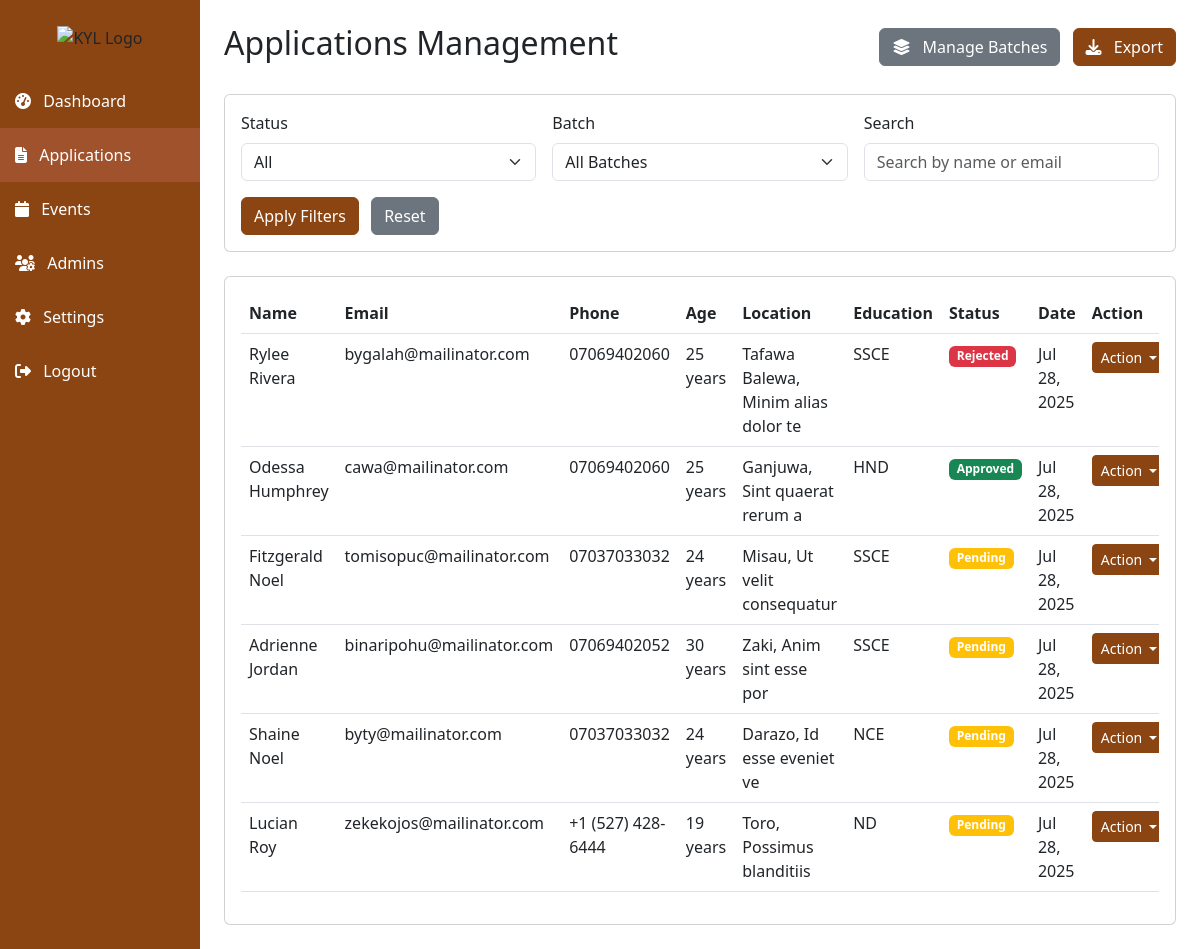
The app's page /admin/applications.php (signed in) with its own data.
### tables this page shows
CREATE TABLE `fellowship_applications` (
  `id` int(11) NOT NULL,
  `full_name` varchar(255) NOT NULL,
  `birth_date` date NOT NULL,
  `gender` varchar(10) NOT NULL,
  `state` varchar(50) NOT NULL,
  `local_government` varchar(50) NOT NULL,
  `ward` varchar(100) NOT NULL,
  `phone` varchar(20) NOT NULL,
  `email` varchar(255) NOT NULL,
  `residential_address` text NOT NULL,
  `education_level` varchar(50) NOT NULL,
  `institution_name` varchar(255) NOT NULL,
  `course_of_study` varchar(255) NOT NULL,
  `graduation_year` int(11) DEFAULT NULL,
  `current_occupation` varchar(255) DEFAULT NULL,
  `employer_name` varchar(255) DEFAULT NULL,
  `work_experience` text DEFAULT NULL,
  `volunteer_experience` text NOT NULL,
  `skills_competencies` text NOT NULL,
  `leadership_roles` text NOT NULL,
  `why_fellowship` text NOT NULL,
  `challenge_description` text NOT NULL,
  `fellowship_goals` text NOT NULL,
  `skills_application` text NOT NULL,
  `can_accommodate` varchar(10) NOT NULL,
  `video_path` varchar(255) NOT NULL,
  `passport_photo_path` varchar(255) NOT NULL,
  `batch_id` int(11) NOT NULL,
  `status` varchar(255) NOT NULL DEFAULT 'pending',
  `created_at` timestamp NOT NULL DEFAULT current_timestamp()
);

### admin/applications.php (the view, shortened to what this page needs)
<?php
require_once('../config/database.php');
$page = isset($_GET['page']) ? (int)$_GET['page'] : 1;
$limit = 10;
$offset = ($page - 1) * $limit;
$params = [];
$query = "SELECT * FROM fellowship_applications";
$query .= " ORDER BY created_at DESC LIMIT $limit OFFSET $offset";
$stmt = $pdo->prepare($query);
$stmt->execute($params);
$applications = $stmt->fetchAll();
?>
<!DOCTYPE html>
<html lang="en">
<head>
    <link href="https://cdn.jsdelivr.net/npm/bootstrap@5.3.0/dist/css/bootstrap.min.css" rel="stylesheet">
    <link rel="stylesheet" href="https://cdnjs.cloudflare.com/ajax/libs/font-awesome/6.4.0/css/all.min.css">
    <link rel="stylesheet" href="assets/css/admin.css">
</head>
<body>
    <div class="container-fluid">
        <div class="row">
            <div class="col-md-3 col-lg-2 px-0 sidebar">
                <div class="text-center py-4">
                    <img src="../img/logo.png" alt="KYL Logo" style="max-width: 120px;">
                </div>
                <div class="d-flex flex-column flex-grow-1">
                    <div class="nav flex-column">
                        <a href="dashboard.php" class="nav-link">
                            <i class="fas fa-tachometer-alt me-2"></i> Dashboard
                        </a>
                        <a href="applications.php" class="nav-link active">
                            <i class="fas fa-file-alt me-2"></i> Applications
                        </a>
                        <a href="events.php" class="nav-link">
                            <i class="fas fa-calendar me-2"></i> Events
                        </a>
                        <a href="admins.php" class="nav-link">
                            <i class="fas fa-users-cog me-2"></i> Admins
                        </a>
                        <a href="settings.php" class="nav-link">
                            <i class="fas fa-cog me-2"></i> Settings
                        </a>
                    </div>
                    <div class="mt-auto">
                        <a href="logout.php" class="nav-link">
                            <i class="fas fa-sign-out-alt me-2"></i> Logout
                        </a>
                    </div>
                </div>
            </div>
            <div class="col-md-9 col-lg-10 px-4 py-4">
                <div class="d-flex justify-content-between align-items-center mb-4">
                    <h2>Applications Management</h2>
                    <div>
                        <a href="batches.php" class="btn btn-secondary me-2">
                            <i class="fas fa-layer-group me-2"></i> Manage Batches
                        </a>
                        <button class="btn btn-primary" data-bs-toggle="modal" data-bs-target="#exportModal">
                            <i class="fas fa-download me-2"></i> Export
                        </button>
                    </div>
                </div>
                <div class="card mb-4">
                    <div class="card-body">
                        <form class="row g-3">
                            <div class="col-md-4">
                                <label class="form-label">Status</label>
                                <select class="form-select" name="status">
                                    <option value="">All</option>
                                </select>
                            </div>
                            <div class="col-md-4">
                                <label class="form-label">Batch</label>
                                <select class="form-select" name="batch_id">
                                    <option value="">All Batches</option>
                                </select>
                            </div>
                            <div class="col-md-4">
                                <label class="form-label">Search</label>
                                <input type="text" class="form-control" name="search"
                                    value="<?php echo htmlspecialchars($_GET['search'] ?? ''); ?>"
                                    placeholder="Search by name or email">
                            </div>
                            <div class="col-md-12 mt-3">
                                <button type="submit" class="btn btn-primary">Apply Filters</button>
                                <button type="reset" class="btn btn-secondary ms-2" onclick="window.location.href='applications.php'">Reset</button>
                            </div>
                        </form>
                    </div>
                </div>
                <div class="card">
                    <div class="card-body">
                        <div class="table-responsive">
                            <table class="table table-hover">
                                <thead>
                                    <tr>
                                        <th>Name</th>
                                        <th>Email</th>
                                        <th>Phone</th>
                                        <th>Age</th>
                                        <th>Location</th>
                                        <th>Education</th>
                                        <th>Status</th>
                                        <th>Date</th>
                                        <th>Action</th>
                                    </tr>
                                </thead>
                                <tbody>
                                    <?php foreach ($applications as $app): ?>
                                        <?php
                                        $birth_date = new DateTime($app['birth_date']);
                                        $today = new DateTime();
                                        $age = $birth_date->diff($today)->y;
                                        ?>
                                        <tr>
                                            <td><?php echo htmlspecialchars($app['full_name']); ?></td>
                                            <td><?php echo htmlspecialchars($app['email']); ?></td>
                                            <td><?php echo htmlspecialchars($app['phone']); ?></td>
                                            <td><?php echo $age; ?> years</td>
                                            <td><?php echo htmlspecialchars($app['local_government'] . ', ' . $app['ward']); ?></td>
                                            <td><?php echo htmlspecialchars($app['education_level']); ?></td>
                                            <td>
                                                <span class="badge bg-<?php
                                                                        $status = $app['status'] ?? 'pending';
                                                                        echo $status === 'approved' ? 'success' : ($status === 'rejected' ? 'danger' : 'warning');
                                                                        ?>">
                                                    <?php echo ucfirst($status); ?>
                                                </span>
                                            </td>
                                            <td><?php echo date('M d, Y', strtotime($app['created_at'])); ?></td>
                                            <td>
                                                <div class="btn-group">
                                                    <button type="button" class="btn btn-sm btn-primary dropdown-toggle" data-bs-toggle="dropdown">
                                                        Action
                                                    </button>
                                                </div>
                                            </td>
                                        </tr>
                                    <?php endforeach; ?>
                                </tbody>
                            </table>
                        </div>
                    </div>
                </div>
            </div>
        </div>
    </div>
</body>
</html>

### admin/assets/css/admin.css (style rules this page uses)
:root { --primary-color: #8B4513; --primary-hover: #A0522D; --primary-light: #DEB887; }
.sidebar { min-height: 100vh; background: var(--primary-color); }
.sidebar .nav-link { color: #fff; padding: 15px; }
.sidebar .nav-link.active { background: var(--primary-hover); }
.btn-primary { background-color: var(--primary-color); border-color: var(--primary-color); }

### records on screen
fellowship_applications: full_name "Rylee Rivera", email "bygalah@mailinator.com", phone "07069402060", local_government+ward "Tafawa Balewa, Minim alias dolor te", education_level "SSCE", status "Rejected", created_at "Jul 28, 2025"
fellowship_applications: full_name "Odessa Humphrey", email "cawa@mailinator.com", phone "07069402060", local_government+ward "Ganjuwa, Sint quaerat rerum a", education_level "HND", status "Approved", created_at "Jul 28, 2025"
fellowship_applications: full_name "Fitzgerald Noel", email "tomisopuc@mailinator.com", phone "07037033032", local_government+ward "Misau, Ut velit consequatur", education_level "SSCE", status "Pending", created_at "Jul 28, 2025"
fellowship_applications: full_name "Adrienne Jordan", email "binaripohu@mailinator.com", phone "07069402052", local_government+ward "Zaki, Anim sint esse por", education_level "SSCE", status "Pending", created_at "Jul 28, 2025"
fellowship_applications: full_name "Shaine Noel", email "byty@mailinator.com", phone "07037033032", local_government+ward "Darazo, Id esse eveniet ve", education_level "NCE", status "Pending", created_at "Jul 28, 2025"
fellowship_applications: full_name "Lucian Roy", email "zekekojos@mailinator.com", phone "+1 (527) 428-6444", local_government+ward "Toro, Possimus blanditiis", education_level "ND", status "Pending", created_at "Jul 28, 2025"
